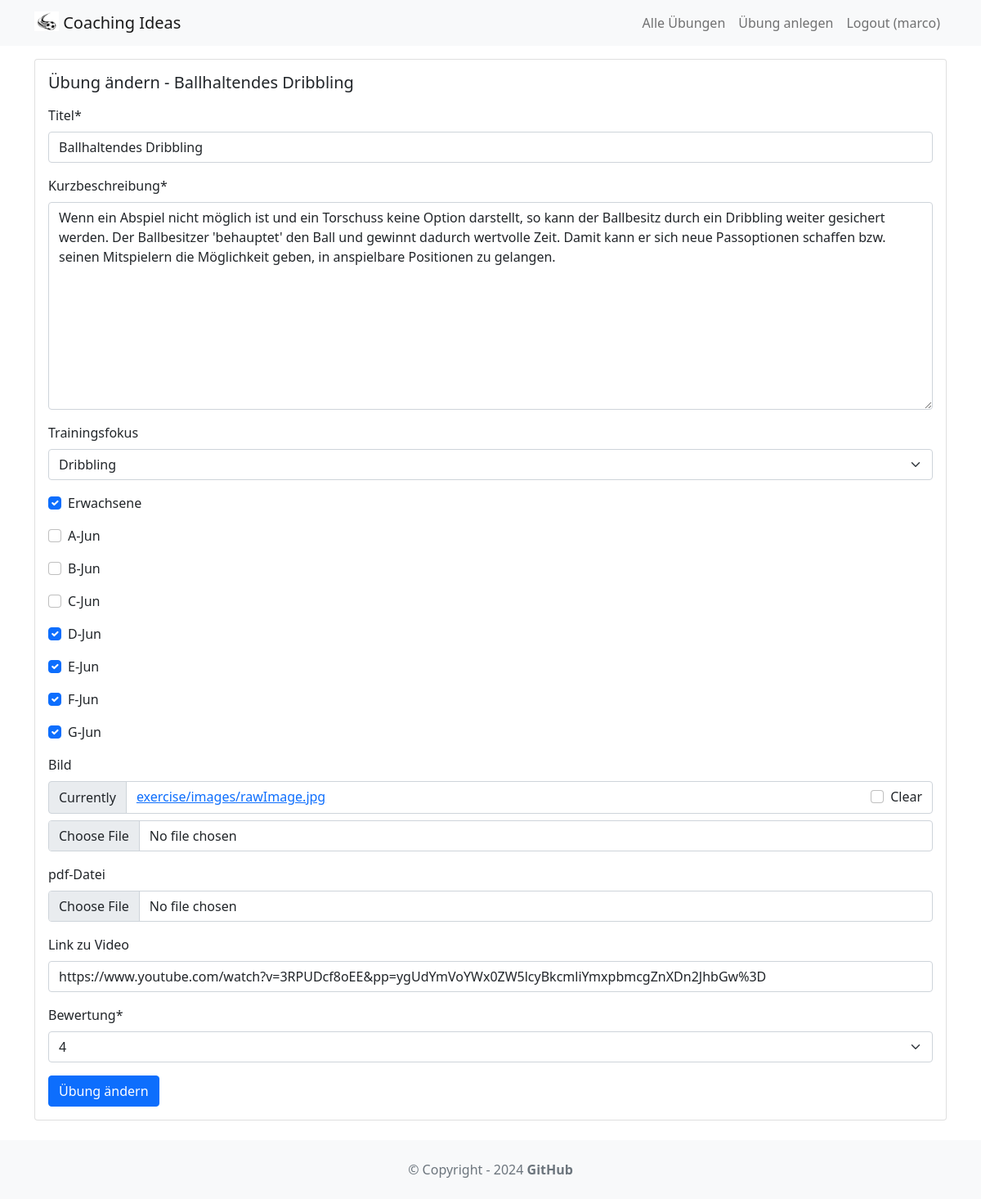
The app's page /exercise/exercise/2 (signed in), older data.
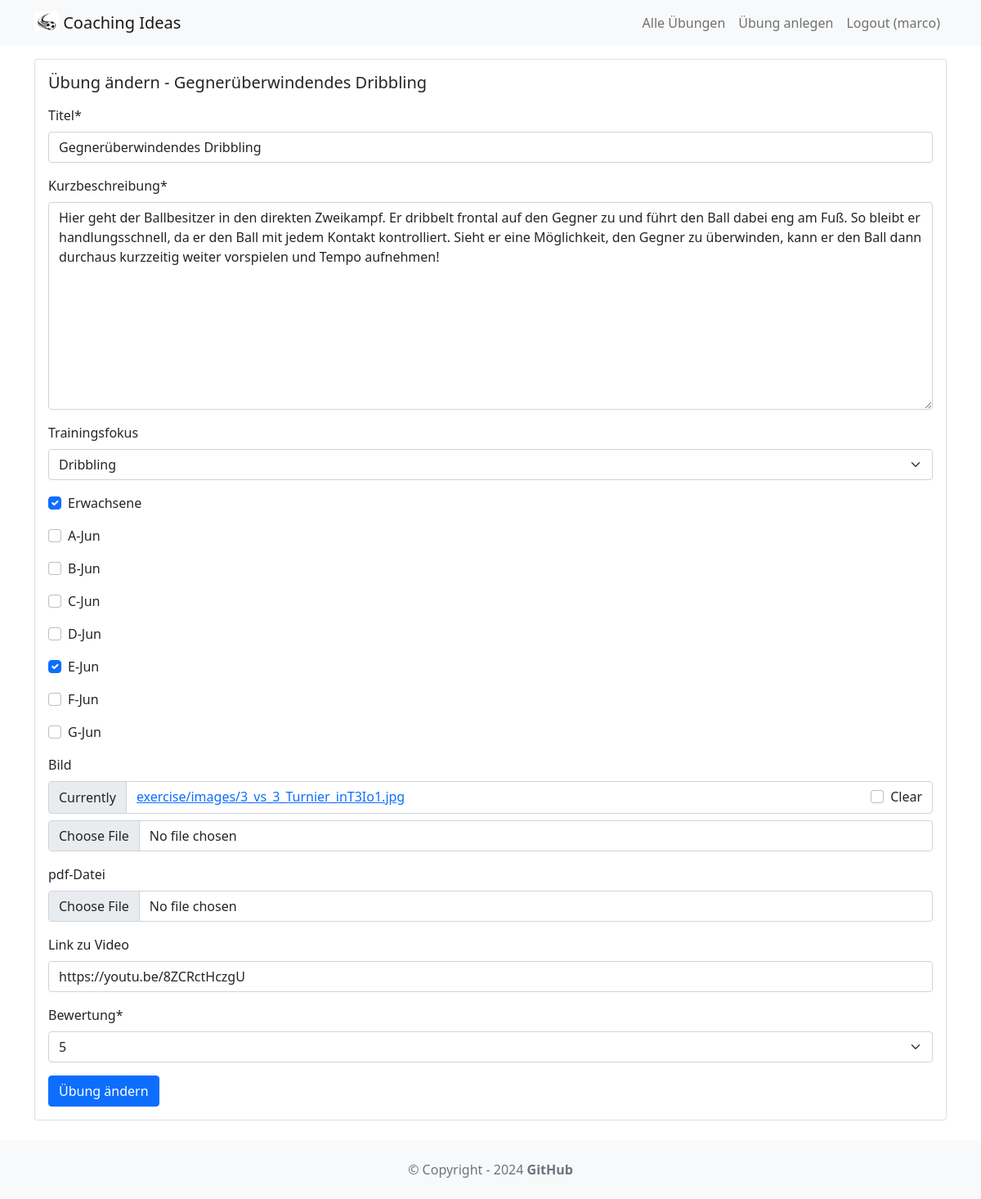
The same page, newer data.
### exercise/models.py (models this page shows, shortened)
class Exercise(models.Model):
    title = models.CharField(max_length=255)
    body = models.TextField()
    created_on = models.DateTimeField(auto_now_add=True)
    last_modified = models.DateTimeField(auto_now=True)
    creator = models.ForeignKey(User, on_delete=models.SET_NULL, null=True)
    soccer_skills = models.CharField(
        max_length=50, choices=SoccerSkillTextChoices.choices, blank=True
    )
    for_adults = models.BooleanField(default=True)
    for_jun_a = models.BooleanField(default=False)
    for_jun_b = models.BooleanField(default=False)
    for_jun_c = models.BooleanField(default=False)
    for_jun_d = models.BooleanField(default=False)
    for_jun_e = models.BooleanField(default=False)
    for_jun_f = models.BooleanField(default=False)
    for_jun_g = models.BooleanField(default=False)
    image = models.ImageField(upload_to="exercise/images/", null=True, blank=True)
    pdf = models.FileField(upload_to="exercise/pdfs/", blank=True)
    youtube_link = models.URLField(blank=True, null=True)
    rating = models.IntegerField(default=0, choices=[(i, i) for i in range(0, 6)])
    average_rating = models.FloatField(default=0)

### exercise/views.py (the view, shortened to what this page needs)
# urls.py: path("exercise/<int:exercise_id>", update_exercise, name="update_exercise"),
@login_required
@user_passes_test(lambda u: u.is_staff or u.is_authenticated)
def update_exercise(request, exercise_id):
    update_exercise_html = "update_exercise.html"
    exercise = get_object_or_404(Exercise, pk=exercise_id)
    if request.method == "GET":
        form = ExerciseForm(instance=exercise)
        return render(
            request, update_exercise_html, {"exercise": exercise, "form": form}
        )

### exercise/forms.py
class ExerciseForm(ModelForm):
    class Meta:
        model = Exercise
        fields = [
            "title",
            "body",
            "soccer_skills",
            "for_adults",
            "for_jun_a",
            "for_jun_b",
            "for_jun_c",
            "for_jun_d",
            "for_jun_e",
            "for_jun_f",
            "for_jun_g",
            "image",
            "pdf",
            "youtube_link",
            "rating",
        ]
        labels = {
            "title": "Titel",
            "body": "Kurzbeschreibung",
            "soccer_skills": "Trainingsfokus",
            "for_adults": "Erwachsene",
            "for_jun_a": "A-Jun",
            "for_jun_b": "B-Jun",
            "for_jun_c": "C-Jun",
            "for_jun_d": "D-Jun",
            "for_jun_e": "E-Jun",
            "for_jun_f": "F-Jun",
            "for_jun_g": "G-Jun",
            "image": "Bild",
            "pdf": "pdf-Datei",
            "youtube_link": "Link zu Video",
            "rating": "Bewertung",
        }

### exercise/templates/update_exercise.html (shortened to what this page needs)
{% extends 'base.html' %}
{% load crispy_forms_filters %}
{% block content %}
<div class="card mb-3">
  <div class="row g-0">
    <div>
      <div class="card-body">
        <h5 class="card-title">Übung ändern - {{ exercise.title }}</h5>
        <p class="card-text">
          <form method="post" enctype="multipart/form-data">
            {{ form|crispy }}
            <button type="submit" class="btn btn-primary">Übung ändern</button>
          </form>
      </div>
    </div>
  </div>
</div>
{% endblock content %}

Row changes from the older to the newer data that the page shows:
changed Exercise "Dribbling": title "Ballhaltendes Dribbling" → "Gegnerüberwindendes Dribbling"; body "Wenn ein Abspiel nicht möglich ist und ein Torschuss keine Option darstellt, so kann der Ballbesitz durch ein Dribbling weiter gesichert werden. Der Ballbesitzer 'behauptet' den Ball und gewinnt dadurch wertvolle Zeit. Damit kann er sich neue Passoptionen schaffen bzw. seinen Mitspielern die Möglichkeit geben, in anspielbare Positionen zu gelangen." → "Hier geht der Ballbesitzer in den direkten Zweikampf. Er dribbelt frontal auf den Gegner zu und führt den Ball dabei eng am Fuß. So bleibt er handlungsschnell, da er den Ball mit jedem Kontakt kontrolliert. Sieht er eine Möglichkeit, den Gegner zu überwinden, kann er den Ball dann durchaus kurzzeitig weiter vorspielen und Tempo aufnehmen!"; for_jun_d "☑" → "☐"; for_jun_f "☑" → "☐"; for_jun_g "☑" → "☐"; youtube_link "https://www.youtube.com/watch?v=3RPUDcf8oEE&pp=ygUdYmVoYWx0ZW5lcyBkcmliYmxpbmcgZnXDn2JhbGw%3D" → "https://youtu.be/8ZCRctHczgU"; rating "4" → "5"
Text that changed along with them:
text no longer shown: "Titel * Kurzbeschreibung * Trainingsfokus Erwachsene A-Jun B-Jun C-Jun D-Jun E-Jun F-Jun G-Jun Bild Currently exercise/images/rawImage.jpg Clear pdf-Datei Link zu Video Bewertung *"
text now shown: "Titel * Kurzbeschreibung * Trainingsfokus Erwachsene A-Jun B-Jun C-Jun D-Jun E-Jun F-Jun G-Jun Bild Currently exercise/images/3_vs_3_Turnier_inT3Io1.jpg Clear pdf-Datei Link zu Video Bewertung *"
